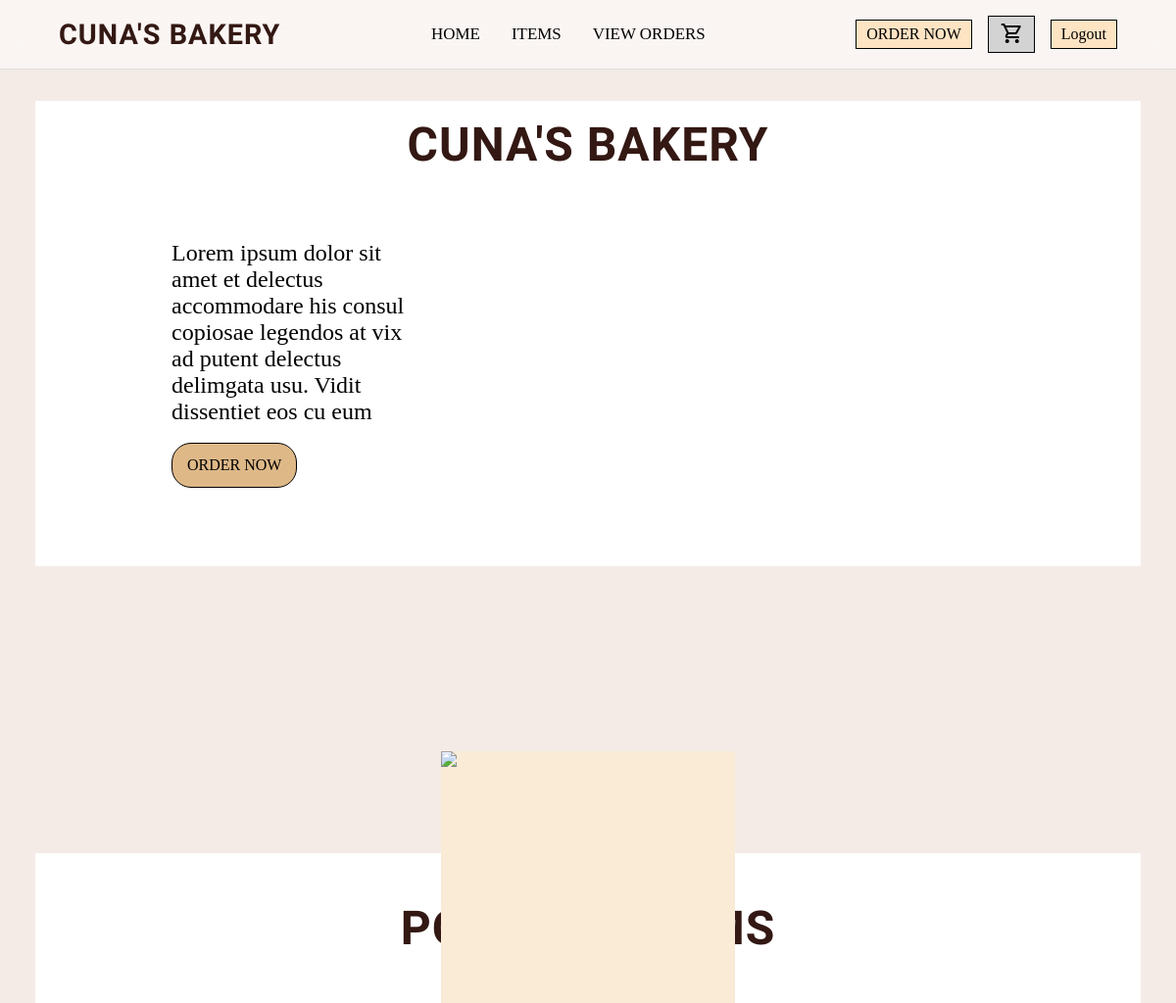
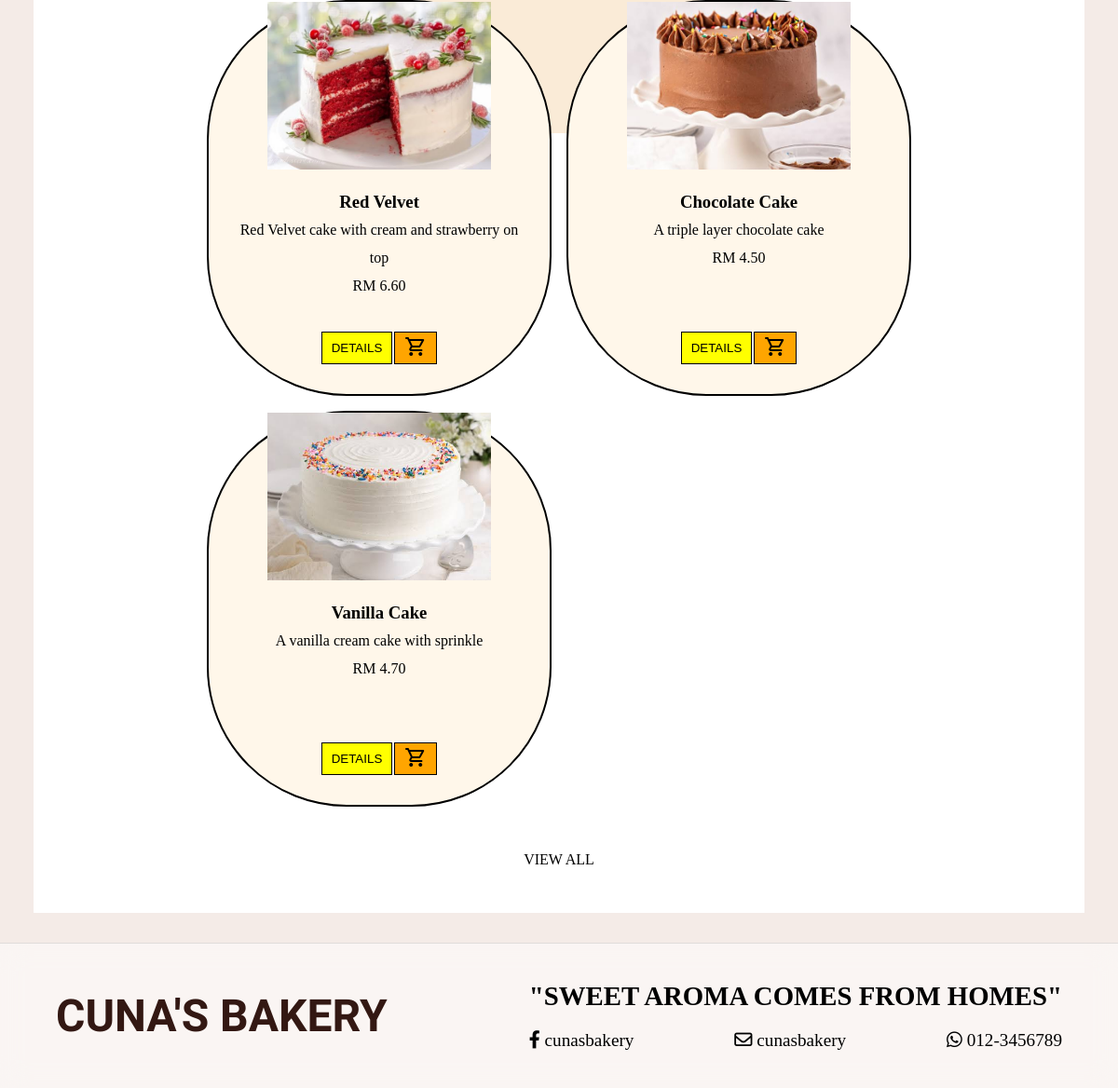
The page / on the database its author committed (2 pictures, top to bottom).
### tables this page shows
CREATE TABLE `products` (
  `productID` int(11) NOT NULL,
  `name` varchar(100) NOT NULL,
  `description` text DEFAULT NULL,
  `price` decimal(10,2) NOT NULL,
  `image` varchar(555) NOT NULL,
  `is_active` tinyint(1) NOT NULL DEFAULT 1
);

### index.php (the view, shortened to what this page needs)
<?php
include "connect.php";
$result = $conn->query("SELECT * FROM products WHERE is_active = 1 ORDER BY productID LIMIT 3");
$classes = ['c1', 'c2', 'c3'];
$i = 0;
?>
<!DOCTYPE html>
<html lang="en">
<head>
    <link rel="stylesheet" href="https://cdnjs.cloudflare.com/ajax/libs/font-awesome/6.0.0/css/all.min.css">
    <link rel="stylesheet" href="style.css">
</head>
<body>
    <nav>
        <div class="logo"><a href="index.php">CUNA'S BAKERY</a></div>
        <ul class="links">
            <li><a href="index.php">HOME</a></li>
            <li><a href="items.php">ITEMS</a></li>
            <li><a href="orders.php">VIEW ORDERS</a></li>
        </ul>
        <div class="btns">
            <a href="items.php" class="order-now-btn">ORDER NOW</a>
            <a href="cart.php" class="cart-btn"><span class="material-symbols-outlined">shopping_cart</span></a>
            <a href="logout.php" class="order-now-btn">Logout</a>
        </div>
    </nav>
    <main>
        <div class="about">
            <div class="shape1">
                <h1>CUNA'S BAKERY</h1>
                <div class="para">
                    <p>
                        Lorem ipsum dolor sit amet et delectus accommodare his consul copiosae legendos at vix ad putent delectus delimgata usu. Vidit dissentiet eos cu eum
                    </p><br>
                    <div class="btns">
                        <a href="items.php" class="order-btn">ORDER NOW</a>
                    </div>
                </div>
            </div>
            <div class="img">
                <div class="img-cont">
                    <img src="uploads/DSC_0103.JPG">
                </div>
            </div>
        </div>
        <div class="popular">
            <div class="shape2">
                <h1>POPULAR ITEMS</h1>
                <div class="item-grid">
                    <?php while ($row = $result->fetch_assoc()) { ?>
                        <div class="item-card">
                            <div class="item-card-img">
                                <img src="<?= htmlspecialchars($row['image']) ?>">
                            </div>
                            <div class="item-card-details">
                                <h3><?php echo htmlspecialchars($row['name']) ?></h3>
                                <p><?php echo htmlspecialchars($row['description']) ?></p>
                                <p>RM <?php echo htmlspecialchars($row['price']) ?></p>
                            </div>
                            <div class="item-card-button">
                                <button class="item-details <?= $classes[$i] ?>" popovertarget="pd<?= $classes[$i] ?>">DETAILS</button>
                                <form method="POST" action="cart.php" style="display:inline;">
                                    <button  class="item-cart" type="submit" name="add_to_cart">
                                    <span class="material-symbols-outlined">shopping_cart</span>
                                    </button>
                                </form>
                            </div>
                        </div>
                    <?php $i++;
                    } ?>
                </div>
                <h6><a href="items.php">VIEW ALL</a></h6>
            </div>
        </div>
    </main>
    <footer>
        <div class="brand-footer">
            <p>CUNA'S BAKERY</p>
        </div>
        <div class="footer-kanan">
            <p>"SWEET AROMA COMES FROM HOMES"</p>
            <div class="footer-kanan-span">
                <span><i class="fab fa-facebook-f"></i> cunasbakery </span>
                <span><i class="far fa-envelope"></i> cunasbakery</span>
                <span><i class="fab fa-whatsapp"></i> 012-3456789</span>
            </div>
        </div>
    </footer>
</body>
</html>

### style.css (style rules this page uses)
* { margin: 0; padding: 0; box-sizing: border-box; }
html, body { width: 100%; max-width: 100%; overflow-x: hidden; }
body { background-color: #F4EBE7; }
nav { width: 100%; padding: 1rem 5%; background: rgba(255, 255, 255, 0.5); border-bottom: 1px solid rgba(0, 0, 0, 0.1); backdrop-filter: blur(15px); display: flex; align-items: center; justify-content: space-between; }
.logo a { list-style: none; text-decoration: none; font-family: chewy; font-size: 1.8rem; font-weight: 700; letter-spacing: 1px; color: #331813; }
.links { list-style: none; padding: 0; display: flex; gap: 2rem; align-items: center; }
.links li a { text-decoration: none; display: block; padding: 8px 0; height: 100%; font-size: 1.06rem; font-weight: 500; color: black; }
.btns { display: flex; align-items: center; gap: 1rem; }
.btns a { color: black; text-decoration: none; }
.order-now-btn { padding: 5px 10px; border: 1px solid black; background-color: bisque; }
.cart-btn { padding: 5px 10px 3px 12px; background-color: lightgray; border: 1px solid black; }
.about { padding-top: 2rem; height: 100vh; height: 100dvh; }
.shape1 { height: 475px; margin: 0 3%; background-color: white; clip-path: shape(from 3% 0%, line to 97% 0%, line to 100% 50%, line to 97% 100%, line to 3% 100%, line to 0% 50%, close); }
.shape1 h1 { font-family: chewy; font-size: clamp(1rem, 10vw, 3rem); font-weight: 700; letter-spacing: 1px; padding-top: 1rem; text-align: center; color: #331813; }
.para { position: absolute; top: 245px; left: 175px; width: 250px; }
.para p { font-size: 1.5rem; font-weight: 500; }
.order-btn { background-color: burlywood; border: black solid 1px; padding: 13px 15px; border-radius: 20px; }
.img { width: 300px; height: 400px; background-color: antiquewhite; position: absolute; left: 50%; top: 35%; translate: -50% 0; }
.img-cont { height: 400px; }
.img-cont img { width: 100%; }
.shape2 { padding: 3rem 1rem; margin: 0 3%; background-color: white; clip-path: shape(from 50% 0%, line to 100% 5%, line to 100% 95%, line to 50% 100%, line to 0% 95%, line to 0% 5%, close); }
.shape2 h1 { font-family: chewy; font-size: clamp(1rem, 10vw, 3rem); font-weight: 700; letter-spacing: 1px; text-align: center; color: #331813; }
.shape2 h6, .shape2 a { text-decoration: none; text-align: center; font-size: 1rem; font-weight: 500; color: black; margin-top: 3rem; transition: color 0.2s ease; }
.item-grid { display: grid; grid-template-columns: repeat(auto-fit, min(370px, 95%)); gap: 1rem; align-items: center; justify-content: center; margin-top: 3rem; }
.item-card { display: grid; grid-template-rows: auto 1fr auto; justify-items: center; background-color: #FFF7EA; padding: 1rem; padding-top: 0; border: 2px solid black; border-radius: 150px; corner-shape: scoop squircle square square; position: relative; height: 425px; }
.item-card-img img { width: 240px; height: 180px; object-fit: cover; }
.item-card-details { text-align: center; line-height: 30px; padding: 1rem; }
.item-card-button { display: flex; justify-content: center; margin-bottom: 1rem; gap: 2px; }
.item-details { height: 35px; padding: 0 10px; border: black solid 1px; background-color: yellow; cursor: pointer; transition: color 0.3s ease; }
.item-cart { height: 35px; padding: 0 10px; border: black solid 1px; background-color: orange; cursor: pointer; transition: color 0.3s ease; }
footer { display: flex; justify-content: space-between; align-items: center; padding: 2.5rem 5%; margin-top: 2rem; background: rgba(255, 255, 255, 0.5); border-top: 1px solid rgba(0, 0, 0, 0.1); backdrop-filter: blur(15px); }
.brand-footer { font-family: chewy; font-size: 3rem; font-weight: 700; color: #331813; }
.footer-kanan p { font-size: 1.8rem; font-weight: 600; }
.footer-kanan-span { display: flex; justify-content: space-between; font-size: 1.2rem; font-weight: 500; padding-top: 20px; }

### rows shown on the page
products: image (picture), name "Red Velvet", description "Red Velvet cake with cream and strawberry on top", price "6.60"
products: image (picture), name "Chocolate Cake", description "A triple layer chocolate cake", price "4.50"
products: image (picture), name "Vanilla Cake", description "A vanilla cream cake with sprinkle", price "4.70"
